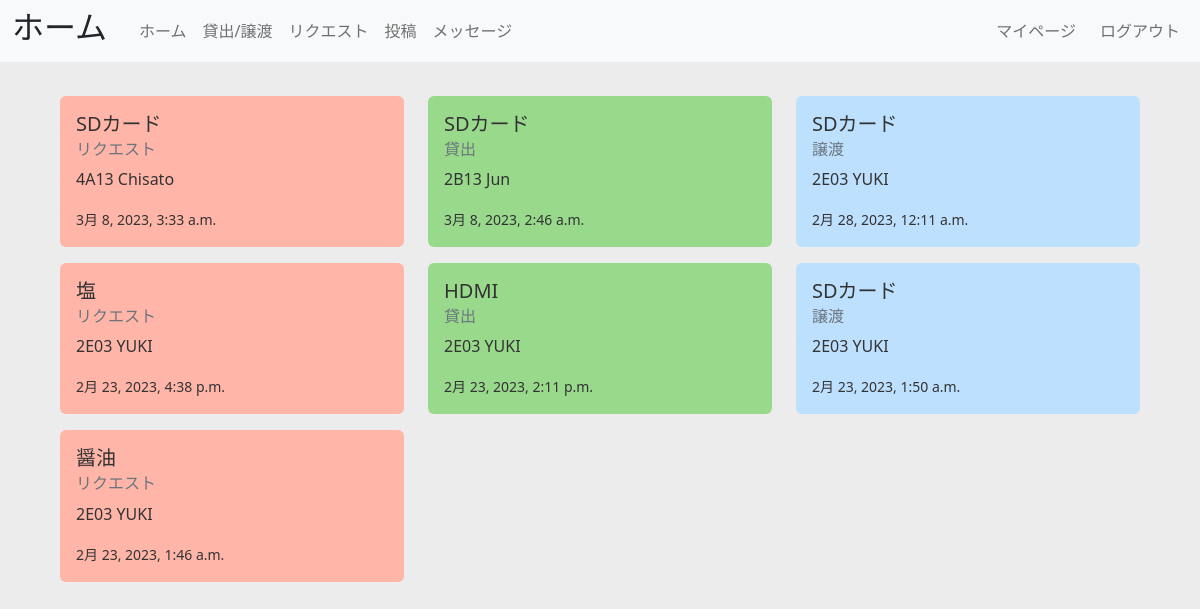
The app's page / (signed in) with its own data.
### app1/models.py (models this page shows)
class Item(models.Model):
    item_name = models.CharField(max_length=50)
    category = models.IntegerField(default=0) # 0:貸出, 1:譲渡, 2:リクエスト
    description = models.TextField(max_length=200, null=True)
    image = models.ImageField(null = True)
    posted_at = models.DateTimeField(default=timezone.now)
    user = models.ForeignKey(
        Profile,
        on_delete=models.CASCADE,
    )

### accounts/models.py (models this page shows)
class Profile(models.Model):
    user_name = models.CharField(max_length=50)
    room_number = models.CharField(max_length = 4)
    profile_image = models.ImageField(null = True, default='icons/neko.jpg')
    user = models.ForeignKey(
        User,
        on_delete=models.CASCADE,
    )

### app1/views.py (the view)
# urls.py: path('', views.index, name='index'),
def index(request):
    item = Item.objects.order_by("-posted_at")
    try:
        user = Profile.objects.get(user = request.user)
        context = {'items': item, 'user': user}
    except:
        context = {'items' : item}
    return render(request, 'app1/index.html', context)

### app1/templates/app1/index.html (shortened to what this page needs)
{% extends 'app1/base.html' %}
{% load static %}
{% block header %}ホーム{% endblock header %}
{% block content %}
<div class="container mt-5">
    {% if user.id %}
    <div class="row">
        {% for item in items %}
        {% if item.category == 0 %}
        <div class="col-md-4 mb-3">
            <a class="card border-0" href="{% url 'detail' item.id %}" id="lend">
                <div class="card-body">
                    <h5 class="card-title">{{ item.item_name }}</h5>
                    <h6 class="card-subtitle mb-2 text-muted">貸出</h6>
                    <p class="card-text">{{ item.user.room_number }} {{ item.user.user_name }}</p>
                    <div class="date"><small>{{ item.posted_at }}</small></div>
                </div>
            </a>
        </div>
        {% elif item.category == 1 %}
        <div class="col-md-4 mb-3">
            <a class="card border-0" href="{% url 'detail' item.id %}" id="giving">
                <div class="card-body">
                    <h5 class="card-title">{{ item.item_name }}</h5>
                    <h6 class="card-subtitle mb-2 text-muted">譲渡</h6>
                    <p class="card-text">{{ item.user.room_number }} {{ item.user.user_name }}</p>
                    <div class="date"><small>{{ item.posted_at }}</small></div>
                </div>
            </a>
        </div>
        {% else %}
        <div class="col-md-4 mb-3">
            <a class="card border-0" href="{% url 'detail' item.id %}" id="request">
                <div class="card-body">
                    <h5 class="card-title">{{ item.item_name }}</h5>
                    <h6 class="card-subtitle mb-2 text-muted">リクエスト</h6>
                    <p class="card-text">{{ item.user.room_number }} {{ item.user.user_name }}</p>
                    <div class="date"><small>{{ item.posted_at }}</small></div>
                </div>
            </a>
        </div>
        {% endif %}
        {% empty %}
        <h3>投稿はありません</h3>
        {% endfor %}
    </div>
    {% endif %}
</div>
{% endblock content %}

### app1/static/css/ai_share.css (style rules this page uses)
a { color: #333333; }
a#lend { background-color: #99D98C; text-decoration: none; }
a#giving { background-color: #BDE0FE; text-decoration: none; }
a#request { background-color: #FFB5A7; text-decoration: none; }

### records on screen
Item: item_name "SDカード", user.room_number "4A13", user.user_name "Chisato", posted_at "3月 8, 2023, 3:33 a.m."
Item: item_name "SDカード", user.room_number "2B13", user.user_name "Jun", posted_at "3月 8, 2023, 2:46 a.m."
Item: item_name "SDカード", user.room_number "2E03", user.user_name "YUKI", posted_at "2月 28, 2023, 12:11 a.m."
Item: item_name "塩", user.room_number "2E03", user.user_name "YUKI", posted_at "2月 23, 2023, 4:38 p.m."
Item: item_name "HDMI", user.room_number "2E03", user.user_name "YUKI", posted_at "2月 23, 2023, 2:11 p.m."
Item: item_name "SDカード", user.room_number "2E03", user.user_name "YUKI", posted_at "2月 23, 2023, 1:50 a.m."
Item: item_name "醤油", user.room_number "2E03", user.user_name "YUKI", posted_at "2月 23, 2023, 1:46 a.m."
